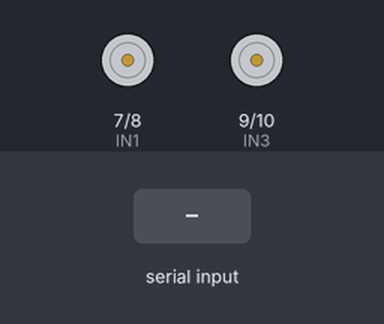
Bench run of a sketch on a simulated Arduino Uno, built with avr-gcc and run on an emulated ATmega328P. On the bench: motor-driver pin pairs drawn as motors (green arrow = first pin HIGH = forward, orange = second pin HIGH = backward, longer = more drive, scaled by the enable pin). Inputs (shaded band) come from the test bench.

Above: at 1.2 s.
1.3 s: "F" received over the second serial link
At 2.2 s:
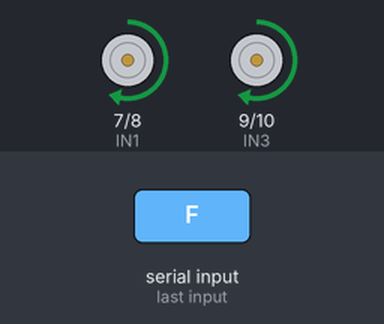
2.8 s: "B" received over the second serial link
At 3.4 s:
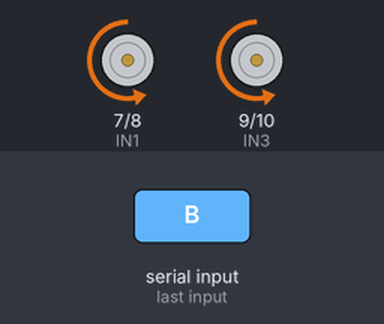
4.3 s: "L" received over the second serial link
At 5.5 s:
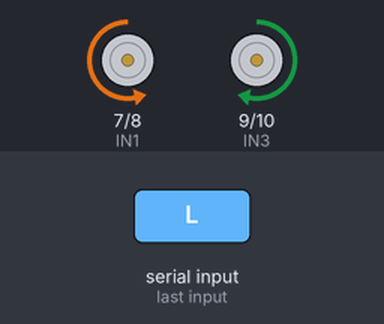
5.8 s: "R" received over the second serial link
At 6.9 s:
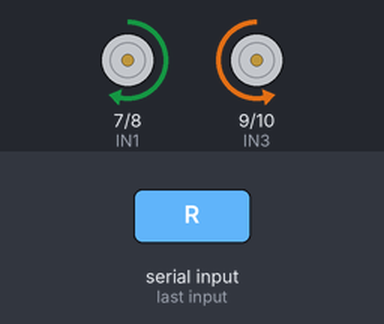
7.3 s: "S" received over the second serial link
At 8.0 s:
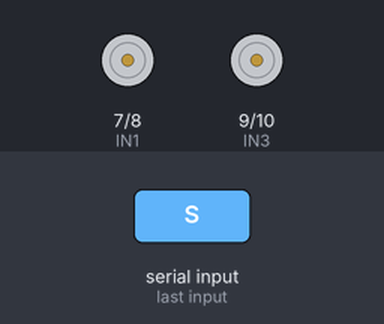
Timing chart, 0 to 9.8 s (numbered marks = the images above; inputs shaded):
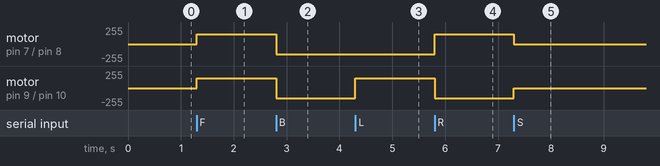

The sketch:

bluetooth_controlled_robot.ino
```cpp
#include <SoftwareSerial.h>

// HC-05
SoftwareSerial bluetooth(2, 3);
// Arduino D2 = RX
// Arduino D3 = TX

// L298N
int ENA = 5;
int ENB = 6;

int IN1 = 7;
int IN2 = 8;

int IN3 = 9;
int IN4 = 10;

void setup() {

  bluetooth.begin(9600);

  pinMode(ENA, OUTPUT);
  pinMode(ENB, OUTPUT);

  pinMode(IN1, OUTPUT);
  pinMode(IN2, OUTPUT);

  pinMode(IN3, OUTPUT);
  pinMode(IN4, OUTPUT);

  stopMotors();
}

void loop() {

  if (bluetooth.available()) {

    char command = bluetooth.read();

    if (command == 'F') {
      forward();
    }

    else if (command == 'B') {
      backward();
    }

    else if (command == 'L') {
      left();
    }

    else if (command == 'R') {
      right();
    }

    else if (command == 'S') {
      stopMotors();
    }
  }
}

void forward() {

  analogWrite(ENA, 150);
  analogWrite(ENB, 150);

  digitalWrite(IN1, HIGH);
  digitalWrite(IN2, LOW);

  digitalWrite(IN3, HIGH);
  digitalWrite(IN4, LOW);
}

void backward() {

  analogWrite(ENA, 150);
  analogWrite(ENB, 150);

  digitalWrite(IN1, LOW);
  digitalWrite(IN2, HIGH);

  digitalWrite(IN3, LOW);
  digitalWrite(IN4, HIGH);
}

void left() {

  analogWrite(ENA, 150);
  analogWrite(ENB, 150);

  digitalWrite(IN1, LOW);
  digitalWrite(IN2, HIGH);

  digitalWrite(IN3, HIGH);
  digitalWrite(IN4, LOW);
}

void right() {

  analogWrite(ENA, 150);
  analogWrite(ENB, 150);

  digitalWrite(IN1, HIGH);
  digitalWrite(IN2, LOW);

  digitalWrite(IN3, LOW);
  digitalWrite(IN4, HIGH);
}

void stopMotors() {

  digitalWrite(IN1, LOW);
  digitalWrite(IN2, LOW);

  digitalWrite(IN3, LOW);
  digitalWrite(IN4, LOW);
}
```

Measured:
- after the input at 1.3 s, motor on pin 7 (IN1) / pin 8 (IN2), motor on pin 9 (IN3) / pin 10 (IN4): stopped → forward 150/255 at once
- after the input at 2.8 s, motor on pin 7 (IN1) / pin 8 (IN2), motor on pin 9 (IN3) / pin 10 (IN4): forward 150/255 → backward 150/255 at once
- after the input at 4.3 s, motor on pin 9 (IN3) / pin 10 (IN4): backward 150/255 → forward 150/255 at once
- after the input at 5.8 s, motor on pin 7 (IN1) / pin 8 (IN2): backward 150/255 → forward 150/255 at once; motor on pin 9 (IN3) / pin 10 (IN4): forward 150/255 → backward 150/255 at once
- after the input at 7.3 s, motor on pin 7 (IN1) / pin 8 (IN2): forward 150/255 → stopped at once; motor on pin 9 (IN3) / pin 10 (IN4): backward 150/255 → stopped at once
